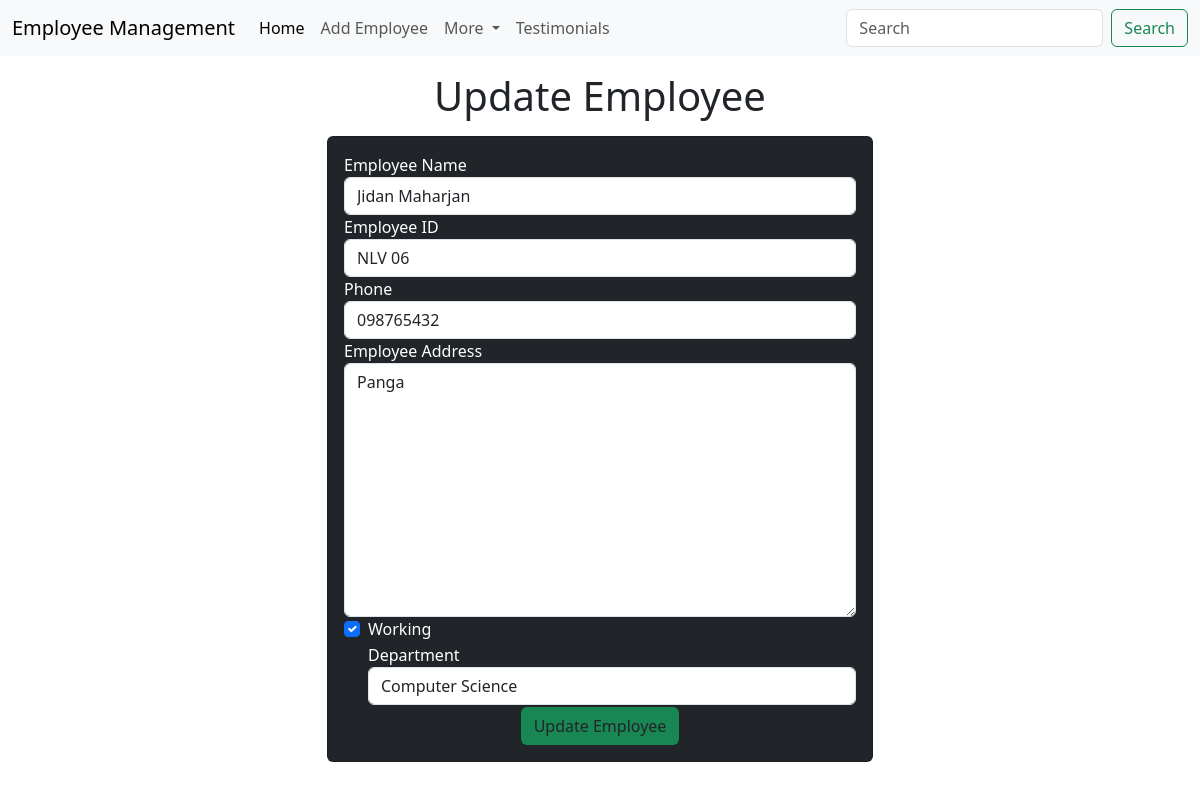
The app's page /emp/update-emp/3 with its own data.
### emp/models.py (models this page shows, shortened)
class Employee(models.Model):
    name = models.CharField(max_length=200)
    emp_id = models.CharField(max_length=200)
    phone = models.CharField(max_length=10)
    address = models.CharField(max_length=150)
    working = models.BooleanField(default=True)
    department = models.CharField(max_length=20)

### emp/views.py (the view)
# urls.py: path('update-emp/<int:emp_id>', update_emp),
def update_emp(request, emp_id):
    emp = Employee.objects.get(pk=emp_id)
    return render(request, "emp/update_emp.html", {
        'emp':emp
    })

### templates/emp/update_emp.html (shortened to what this page needs)
<!doctype html>
<html lang="en">
  <head>
    <link href="https://cdn.jsdelivr.net/npm/bootstrap@5.3.3/dist/css/bootstrap.min.css" rel="stylesheet">
  </head>
  <body>
    {% include 'emp/navbar.html' %}
    <h1 class="text-center my-3">Update Employee </h1>
    <div class="container">
        <div class="row">
            <div class="col-md-6 offset-md-3">
                <div class="card bg-dark text-white">
                    <div class="card-body">
                        <form action="/emp/do-update-emp/{{emp.id}}" method="POST">
                            <div class="md-3">
                                <label for="name">Employee Name</label>
                                <input type="text" class="form-control" placeholder="Enter employee name" name="emp_name" value="{{emp.name}}">
                            </div>
                            <div class="md-3">
                                <label for="id">Employee ID</label>
                                <input id="id" type="text" class="form-control" placeholder="Enter employee id" name="emp_id" value="{{emp.emp_id}}">
                            </div>
                            <div class="md-3">
                                <label for="phone">Phone</label>
                                <input id="phone" type="text" class="form-control" placeholder="Enter phone number" name="emp_phone" value="{{emp.phone}}">
                            </div>
                            <div class="md-3">
                                <label for="address">Employee Address</label>
                                <textarea id="address" name="emp_address" rows="10" class="form-control" >{{emp.address}}</textarea>
                            </div>
                            <div class="md-3 form-check">
                                <label for="working"> Working</label>
                                <input id="working" type="checkbox" class="form-check-input" name="emp_working" {% if emp.working %} checked {% endif %}>
                            </div>
                            <div class="md-3 form-check">
                                <label for="department"> Department</label>
                                <select name="emp_department" id="department" class="form-control" value="{{emp.department}}">
                                    <option value="CSE">Computer Science</option>
                                </select>
                            </div>
                            <div class="container text-center">
                                <button class="btn bg-success">Update Employee</button>
                            </div>
                        </form>
                    </div>
                </div>
            </div>
        </div>
    </div>
  </body>
</html>

### records on screen
Employee: emp_name "Jidan Maharjan", emp_id "NLV 06", emp_phone "098765432", emp_address "Panga", working "☑", emp_department "Computer Science"
